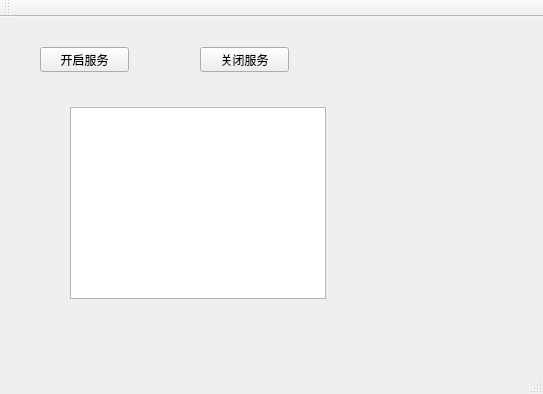
<?xml version="1.0" encoding="UTF-8"?>
<ui version="4.0">
 <class>MainWindow</class>
 <widget class="QMainWindow" name="MainWindow">
  <property name="geometry">
   <rect>
    <x>0</x>
    <y>0</y>
    <width>543</width>
    <height>394</height>
   </rect>
  </property>
  <property name="windowTitle">
   <string>MainWindow</string>
  </property>
  <widget class="QWidget" name="centralWidget">
   <widget class="QPushButton" name="pushButton">
    <property name="geometry">
     <rect>
      <x>40</x>
      <y>30</y>
      <width>89</width>
      <height>25</height>
     </rect>
    </property>
    <property name="text">
     <string>开启服务</string>
    </property>
   </widget>
   <widget class="QPushButton" name="pushButton_2">
    <property name="geometry">
     <rect>
      <x>200</x>
      <y>30</y>
      <width>89</width>
      <height>25</height>
     </rect>
    </property>
    <property name="text">
     <string>关闭服务</string>
    </property>
   </widget>
   <widget class="QListWidget" name="listWidget">
    <property name="geometry">
     <rect>
      <x>70</x>
      <y>90</y>
      <width>256</width>
      <height>192</height>
     </rect>
    </property>
   </widget>
  </widget>
  <widget class="QMenuBar" name="menuBar">
   <property name="geometry">
    <rect>
     <x>0</x>
     <y>0</y>
     <width>543</width>
     <height>25</height>
    </rect>
   </property>
  </widget>
  <widget class="QToolBar" name="mainToolBar">
   <attribute name="toolBarArea">
    <enum>TopToolBarArea</enum>
   </attribute>
   <attribute name="toolBarBreak">
    <bool>false</bool>
   </attribute>
  </widget>
  <widget class="QStatusBar" name="statusBar"/>
 </widget>
 <layoutdefault spacing="6" margin="11"/>
 <resources/>
 <connections/>
</ui>
